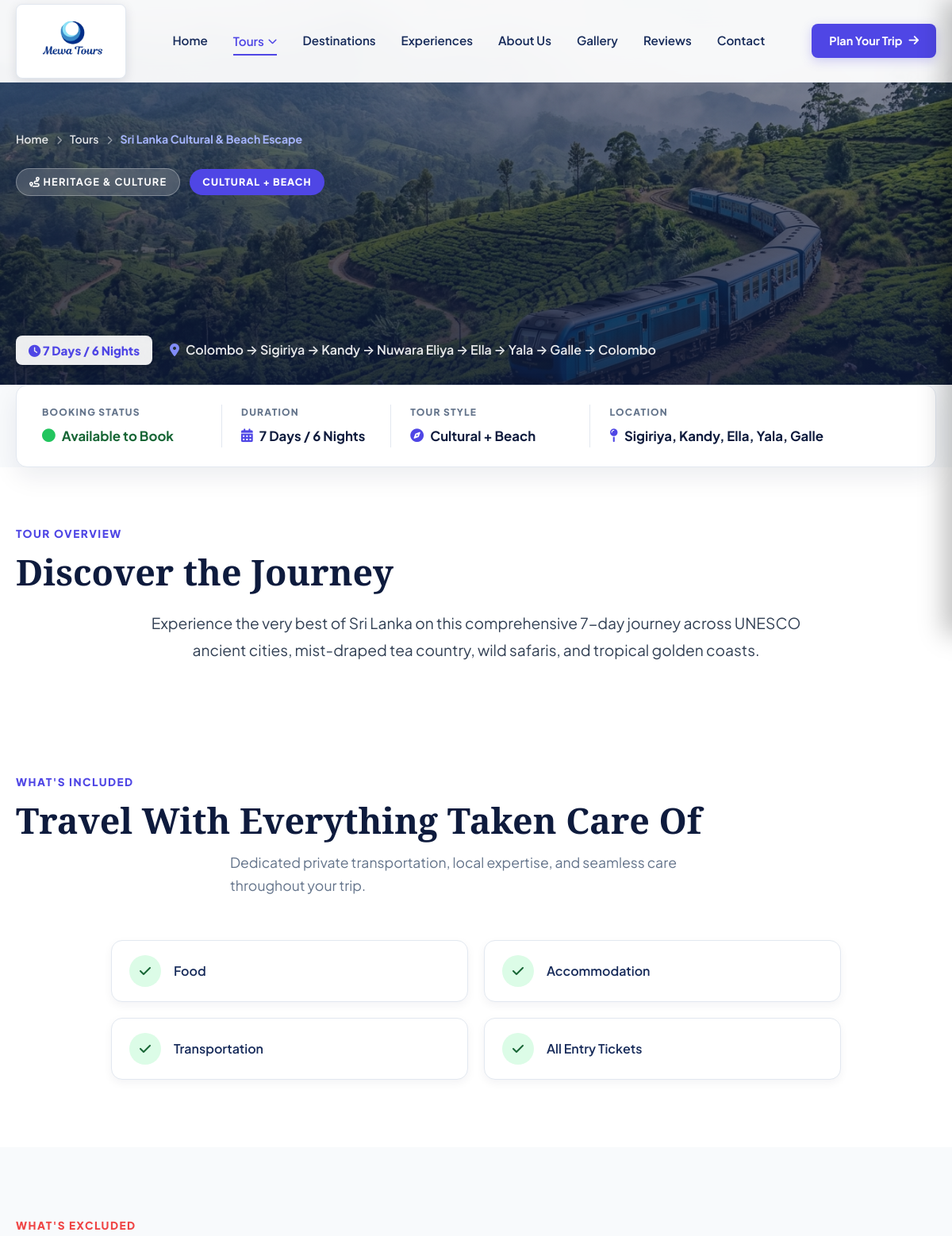
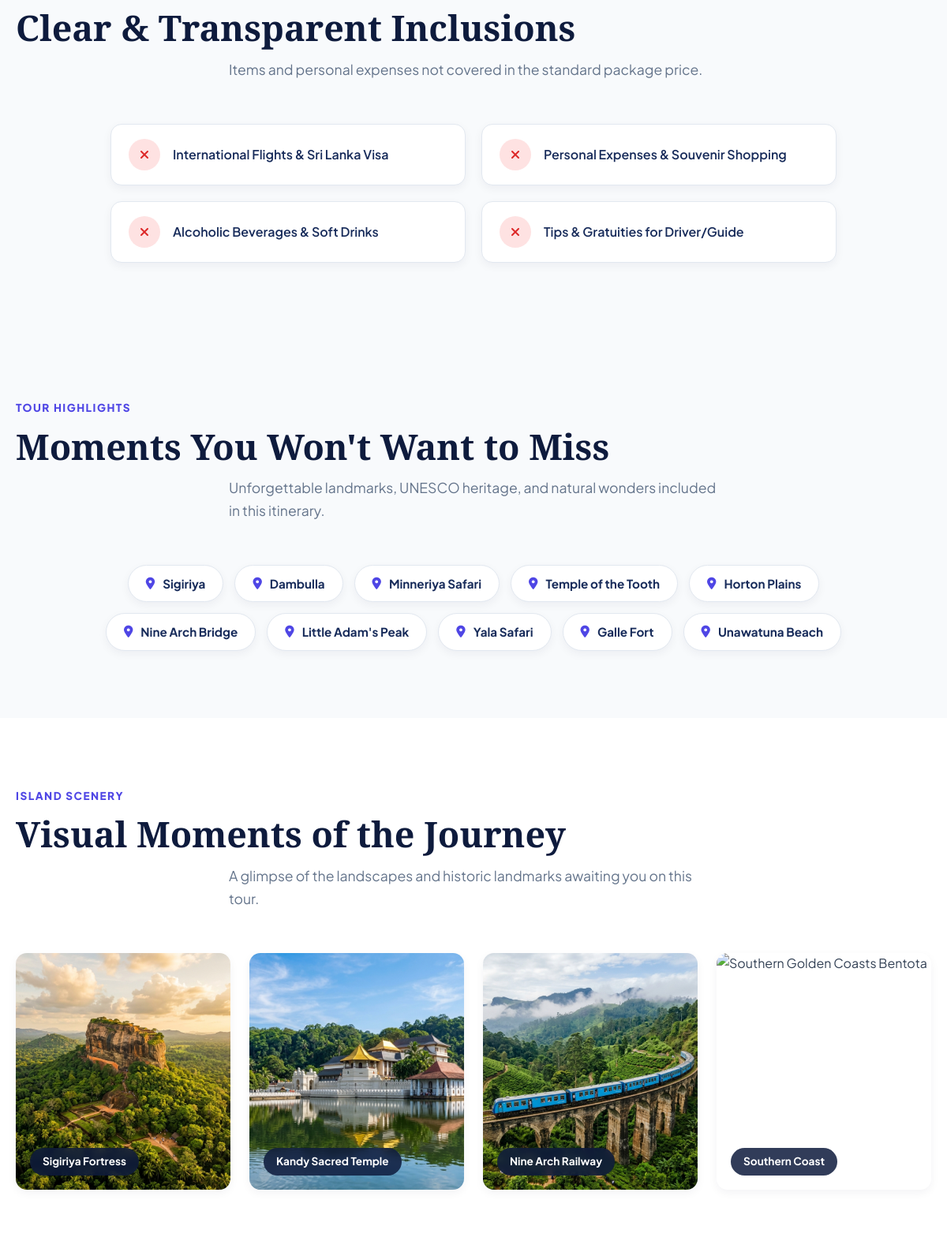
Page /tour-details.php?slug=sri-lanka-cultural-beach-escape (upper part) on the committed database (2 pictures, top to bottom).
### tables this page shows
CREATE TABLE `tours` (
  `id` bigint(20) unsigned NOT NULL AUTO_INCREMENT,
  `category_id` bigint(20) unsigned DEFAULT NULL,
  `title` varchar(255) NOT NULL,
  `slug` varchar(255) NOT NULL,
  `short_description` text DEFAULT NULL,
  `description` longtext DEFAULT NULL,
  `tour_type` varchar(150) DEFAULT NULL,
  `route` text DEFAULT NULL,
  `location_summary` varchar(255) DEFAULT NULL,
  `duration_days` int(10) unsigned NOT NULL DEFAULT 1,
  `duration_nights` int(10) unsigned NOT NULL DEFAULT 0,
  `locations` varchar(255) DEFAULT NULL,
  `featured_image` varchar(255) DEFAULT NULL,
  `status` enum('ACTIVE','INACTIVE') NOT NULL DEFAULT 'ACTIVE',
  `booking_status` enum('AVAILABLE','ON_REQUEST','UNAVAILABLE') NOT NULL DEFAULT 'AVAILABLE',
  `is_featured` tinyint(1) NOT NULL DEFAULT 0,
  `display_order` int(11) NOT NULL DEFAULT 0,
  `created_at` timestamp NOT NULL DEFAULT current_timestamp(),
  `updated_at` timestamp NOT NULL DEFAULT current_timestamp() ON UPDATE current_timestamp(),
  PRIMARY KEY (`id`),
  UNIQUE KEY `slug` (`slug`),
  KEY `idx_tours_slug` (`slug`),
  KEY `idx_tours_status` (`status`),
  KEY `idx_tours_featured` (`is_featured`),
  KEY `fk_tours_category` (`category_id`),
  CONSTRAINT `fk_tours_category` FOREIGN KEY (`category_id`) REFERENCES `tour_categories` (`id`) ON DELETE SET NULL
);

CREATE TABLE `tour_categories` (
  `id` bigint(20) unsigned NOT NULL AUTO_INCREMENT,
  `name` varchar(100) NOT NULL,
  `slug` varchar(120) NOT NULL,
  `description` text DEFAULT NULL,
  `created_at` timestamp NOT NULL DEFAULT current_timestamp(),
  `updated_at` timestamp NOT NULL DEFAULT current_timestamp() ON UPDATE current_timestamp(),
  PRIMARY KEY (`id`),
  UNIQUE KEY `slug` (`slug`),
  KEY `idx_tour_cat_slug` (`slug`)
);

CREATE TABLE `tour_inclusions` (
  `id` bigint(20) unsigned NOT NULL AUTO_INCREMENT,
  `tour_id` bigint(20) unsigned NOT NULL,
  `inclusion` varchar(255) NOT NULL,
  `display_order` int(11) NOT NULL DEFAULT 0,
  `created_at` timestamp NOT NULL DEFAULT current_timestamp(),
  PRIMARY KEY (`id`),
  KEY `idx_tour_inc_tour_id` (`tour_id`),
  CONSTRAINT `fk_tour_inclusions_tour` FOREIGN KEY (`tour_id`) REFERENCES `tours` (`id`) ON DELETE CASCADE
);

CREATE TABLE `tour_exclusions` (
  `id` BIGINT UNSIGNED AUTO_INCREMENT PRIMARY KEY,
  `tour_id` BIGINT UNSIGNED NOT NULL,
  `exclusion` VARCHAR(255) NOT NULL,
  `display_order` INT NOT NULL DEFAULT 0,
  `created_at` TIMESTAMP NOT NULL DEFAULT CURRENT_TIMESTAMP,
  INDEX `idx_tour_exc_tour_id` (`tour_id`),
  CONSTRAINT `fk_tour_exclusions_tour` FOREIGN KEY (`tour_id`) REFERENCES `tours` (`id`) ON DELETE CASCADE
);

CREATE TABLE `tour_highlights` (
  `id` bigint(20) unsigned NOT NULL AUTO_INCREMENT,
  `tour_id` bigint(20) unsigned NOT NULL,
  `highlight` varchar(255) NOT NULL,
  `display_order` int(11) NOT NULL DEFAULT 0,
  `created_at` timestamp NOT NULL DEFAULT current_timestamp(),
  PRIMARY KEY (`id`),
  KEY `idx_tour_hl_tour_id` (`tour_id`),
  CONSTRAINT `fk_tour_highlights_tour` FOREIGN KEY (`tour_id`) REFERENCES `tours` (`id`) ON DELETE CASCADE
);

### views/client/tour-details.php (the view, shortened to what the rows shown need)
<?php
$heroImgSrc = !empty($tour['featured_image'])
    ? ((strpos($tour['featured_image'], 'http') === 0) ? $tour['featured_image'] : asset_url('images/' . e($tour['featured_image'])))
    : asset_url('images/tours/hero-tours-ella.jpg');
?>
<link rel="stylesheet" href="<?= asset_url('css/tour-details.css') ?>">
<link rel="stylesheet" href="<?= asset_url('css/tours.css') ?>">
<section class="tour-details-hero">
    <div class="hero-bg-container">
        <img src="<?= e($heroImgSrc) ?>" alt="<?= e($tour['title']) ?>" class="hero-bg-img" onerror="this.src='https://images.unsplash.com/photo-1544979590-37e9b47eb705?auto=format&fit=crop&w=1600&q=80'">
        <div class="hero-overlay"></div>
    </div>
    <div class="container hero-container">
        <nav class="details-breadcrumb" aria-label="Breadcrumb">
            <ol>
                <li><a href="<?= base_url() ?>">Home</a></li>
                <li><i class="fa-solid fa-chevron-right"></i></li>
                <li><a href="<?= base_url('tours') ?>">Tours</a></li>
                <li><i class="fa-solid fa-chevron-right"></i></li>
                <li class="active"><?= e($tour['title']) ?></li>
            </ol>
        </nav>
        <div class="hero-content" data-reveal>
            <div class="hero-tags">
                <span class="hero-cat-tag"><i class="fa-solid fa-route"></i> <?= e($tour['category_name'] ?? 'Curated Journey') ?></span>
                <?php if (!empty($tour['tour_type'])): ?>
                    <span class="hero-type-tag"><?= e(strtoupper($tour['tour_type'])) ?></span>
                <?php endif; ?>
            </div>
            <div class="hero-meta-bar">
                <span class="hero-meta-badge"><i class="fa-solid fa-clock"></i> <?= e($tour['formatted_duration']) ?></span>
                <?php if (!empty($tour['route'])): ?>
                    <span class="hero-meta-route"><i class="fa-solid fa-location-dot"></i> <?= e($tour['route']) ?></span>
                <?php endif; ?>
            </div>
        </div>
    </div>
</section>
<section class="quick-info-section bg-light">
    <div class="container">
        <div class="quick-info-panel" data-reveal>
            <div class="info-item">
                <span class="info-label">TOUR STYLE</span>
                <span class="info-value">
                    <i class="fa-solid fa-compass"></i> <?= e($tour['tour_type'] ?? 'Tailor-Made Journey') ?>
                </span>
            </div>
            <div class="info-item info-item-wide">
                <span class="info-label">LOCATION</span>
                <span class="info-value">
                    <i class="fa-solid fa-map-pin"></i> <?= e($tour['location_summary'] ?? $tour['locations'] ?? $tour['route'] ?? 'Sri Lanka') ?>
                </span>
            </div>
        </div>
    </div>
</section>
<section class="section-padding overview-section">
    <div class="container text-center" data-reveal>
        <span class="section-eyebrow">TOUR OVERVIEW</span>
        <h2 class="section-title">Discover the Journey</h2>
        <div class="overview-body-content">
            <?= nl2br(e($tour['description'] ?? $tour['short_description'] ?? '')) ?>
        </div>
    </div>
</section>
<?php if (!empty($tour['inclusions'])): ?>
<section class="section-padding inclusions-section">
    <div class="container">
        <div class="section-header text-center" data-reveal>
            <h2 class="section-title">Travel With Everything Taken Care Of</h2>
        </div>
        <div class="inclusions-grid-container" data-reveal>
            <?php foreach ($tour['inclusions'] as $inc):
                $incText = is_array($inc) ? ($inc['inclusion'] ?? '') : $inc;
            ?>
                <div class="inclusion-card-item">
                    <div class="inc-icon-box"><i class="fa-solid fa-check"></i></div>
                    <span class="inc-text-val"><?= e($incText) ?></span>
                </div>
            <?php endforeach; ?>
        </div>
    </div>
</section>
<?php endif; ?>
<?php if (!empty($tour['exclusions'])): ?>
<section class="section-padding exclusions-section bg-light">
    <div class="container">
        <div class="section-header text-center" data-reveal>
            <h2 class="section-title">Clear &amp; Transparent Inclusions</h2>
        </div>
        <div class="exclusions-grid-container" data-reveal>
            <?php foreach ($tour['exclusions'] as $exc):
                $excText = is_array($exc) ? ($exc['exclusion'] ?? '') : $exc;
            ?>
                <div class="exclusion-card-item">
                    <div class="exc-icon-box"><i class="fa-solid fa-xmark"></i></div>
                    <span class="exc-text-val"><?= e($excText) ?></span>
                </div>
            <?php endforeach; ?>
        </div>
    </div>
</section>
<?php endif; ?>
<?php if (!empty($tour['highlights'])): ?>
<section class="section-padding highlights-section bg-light">
    <div class="container">
        <div class="section-header text-center" data-reveal>
            <h2 class="section-title">Moments You Won't Want to Miss</h2>
        </div>
        <div class="highlights-grid-container" data-reveal>
            <?php foreach ($tour['highlights'] as $hl):
                $hlText = is_array($hl) ? ($hl['highlight'] ?? '') : $hl;
            ?>
                <div class="highlight-chip-item">
                    <i class="fa-solid fa-location-dot hl-pin"></i>
                    <span><?= e($hlText) ?></span>
                </div>
            <?php endforeach; ?>
        </div>
    </div>
</section>
<?php endif; ?>
<section class="section-padding visual-strip-section">
    <div class="container">
        <div class="section-header text-center" data-reveal>
            <h2 class="section-title">Visual Moments of the Journey</h2>
        </div>
    </div>
</section>

### rows in the picture
tours: featured_image (picture), title "Sri Lanka Cultural & Beach Escape", category.name "HERITAGE & CULTURE", tour_type "CULTURAL + BEACH", route "Colombo → Sigiriya → Kandy → Nuwara Eliya → Ella → Yala → Galle → Colombo", tour_type "Cultural + Beach", locations "Sigiriya, Kandy, Ella, Yala, Galle", description "Experience the very best of Sri Lanka on this comprehensive 7-day journey across UNESCO ancient cities, mist-draped tea country, wild safaris, and tropical golden coasts."
tour_inclusions: inclusion "Food"
tour_inclusions: inclusion "Accommodation"
tour_inclusions: inclusion "Transportation"
tour_inclusions: inclusion "All Entry Tickets"
tour_exclusions: exclusion "International Flights & Sri Lanka Visa"
tour_exclusions: exclusion "Personal Expenses & Souvenir Shopping"
tour_exclusions: exclusion "Alcoholic Beverages & Soft Drinks"
tour_exclusions: exclusion "Tips & Gratuities for Driver/Guide"
tour_highlights: highlight "Sigiriya"
tour_highlights: highlight "Dambulla"
tour_highlights: highlight "Minneriya Safari"
tour_highlights: highlight "Temple of the Tooth"
tour_highlights: highlight "Horton Plains"
tour_highlights: highlight "Nine Arch Bridge"
tour_highlights: highlight "Little Adam's Peak"
tour_highlights: highlight "Yala Safari"
tour_highlights: highlight "Galle Fort"
tour_highlights: highlight "Unawatuna Beach"

### other values in the picture
$tour['formatted_duration'] "7 Days / 6 Nights"
$bookingStatusText "Available to Book"
